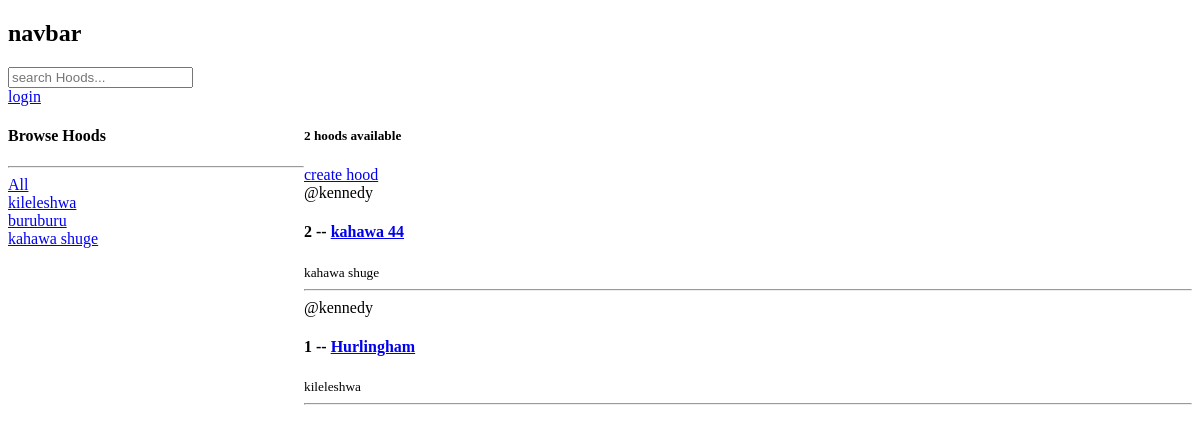
The app's page /, older data.
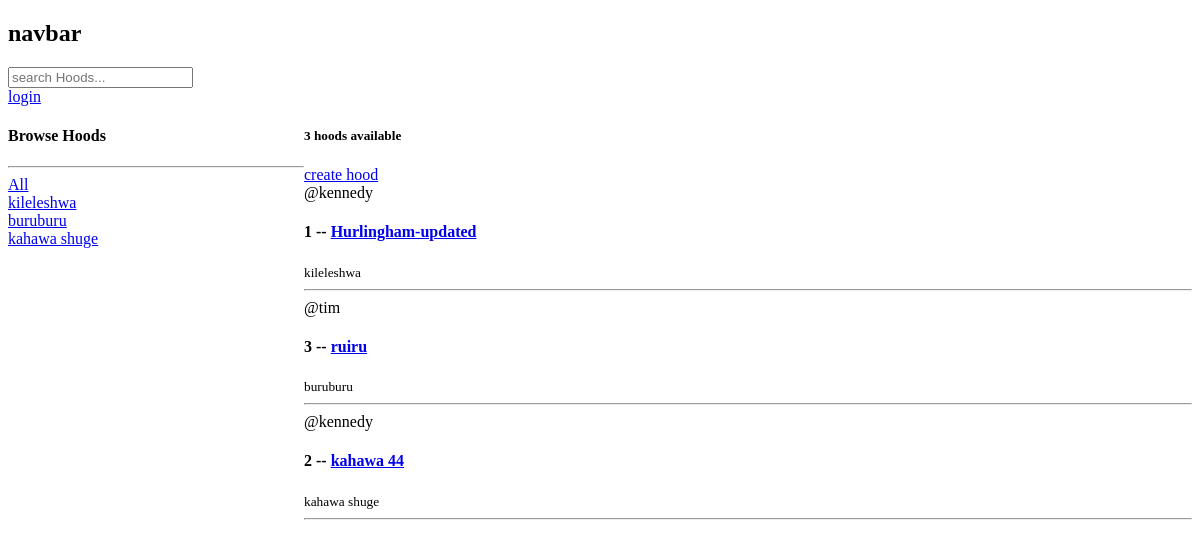
The same page, newer data.
### app/models.py (models this page shows, shortened)
class Location(models.Model):
    name = models.CharField(max_length=200)

class Hood(models.Model):
    host = models.ForeignKey(User, on_delete=models.SET_NULL, null=True)
    name = models.CharField(max_length=100)
    location = models.ForeignKey(Location, on_delete=models.SET_NULL, null=True)
    updated = models.DateTimeField(auto_now=True)
    created = models.DateTimeField(auto_now_add=True)
    class Meta:
        ordering = ['-updated', '-created']

### app/views.py (the view)
# urls.py: path('', views.home, name='home'),
def home(request):
    q = request.GET.get('q') if request.GET.get('q') != None else ''
    hoods = Hood.objects.filter(Q(location__name__icontains=q) | Q(name__icontains=q))
    locations = Location.objects.all()
    hood_count = hoods.count()
    context = {
        'hoods':hoods,
        'locations':locations,
        'hood_count':hood_count
    }
    return render(request, 'app/home.html', context)

### app/templates/app/home.html (shortened to what this page needs)
{% extends 'base.html' %}
{% block content %}
<div class="container home-container">
        <div>
            <h4>Browse Hoods</h4>
            <hr>
            <div>
                <a href="{% url 'home' %}">All</a>
            </div>
            {% for locale in locations %}
                <div>
                    <a href="{% url 'home' %}?q={{ locale.name }}">{{ locale.name }}</a>
                </div>
            {% endfor %}
        </div>
        <div>
            <h5>{{ hood_count }} hoods available</h5>
            <a href="{% url 'create_hood' %}">create hood</a>
            {% for hood in hoods %}
            <div>
                <span>@{{ hood.host.username }}</span>
                <h4>{{ hood.id }} -- <a href="{% url 'hood' hood.id %}">{{ hood.name }}</a></h4>
                <small>{{hood.location.name}}</small>
                <hr>
            </div>
            {% endfor %}
        </div>
</div>
{% endblock %}

### app/templates/base.html (shortened to what this page needs)
<!DOCTYPE html>
<html lang="en">
<head>
</head>
<body>
    {% include 'navbar.html' %}
    {% block content %} {% endblock %}
</body>
</html>

### app/templates/navbar.html
<h2>navbar</h2>
<form action="{% url 'home' %}" method="GET">
    <input type="text" name='q' placeholder="search Hoods..."/>
</form>
{% if request.user.is_authenticated %}
    <p>Hello, {{ user.username }}</p>
    <a href="{% url 'logout' %}">logout</a>
{% else %}
    <a href="{% url 'login' %}">login</a>
{% endif %}

### app/templates/app/home.html (style rules this page uses)
.home-container { display: grid; grid-template-columns: 1fr 3fr; }

Row changes from the older to the newer data that the page shows:
changed Hood "kileleshwa": name "Hurlingham" → "Hurlingham-updated"; moves up the list
added Hood: host.username "tim", id "3", name "ruiru", location.name "buruburu"
Text that changed along with them:
{{ hood_count }}: "2" → "3"
